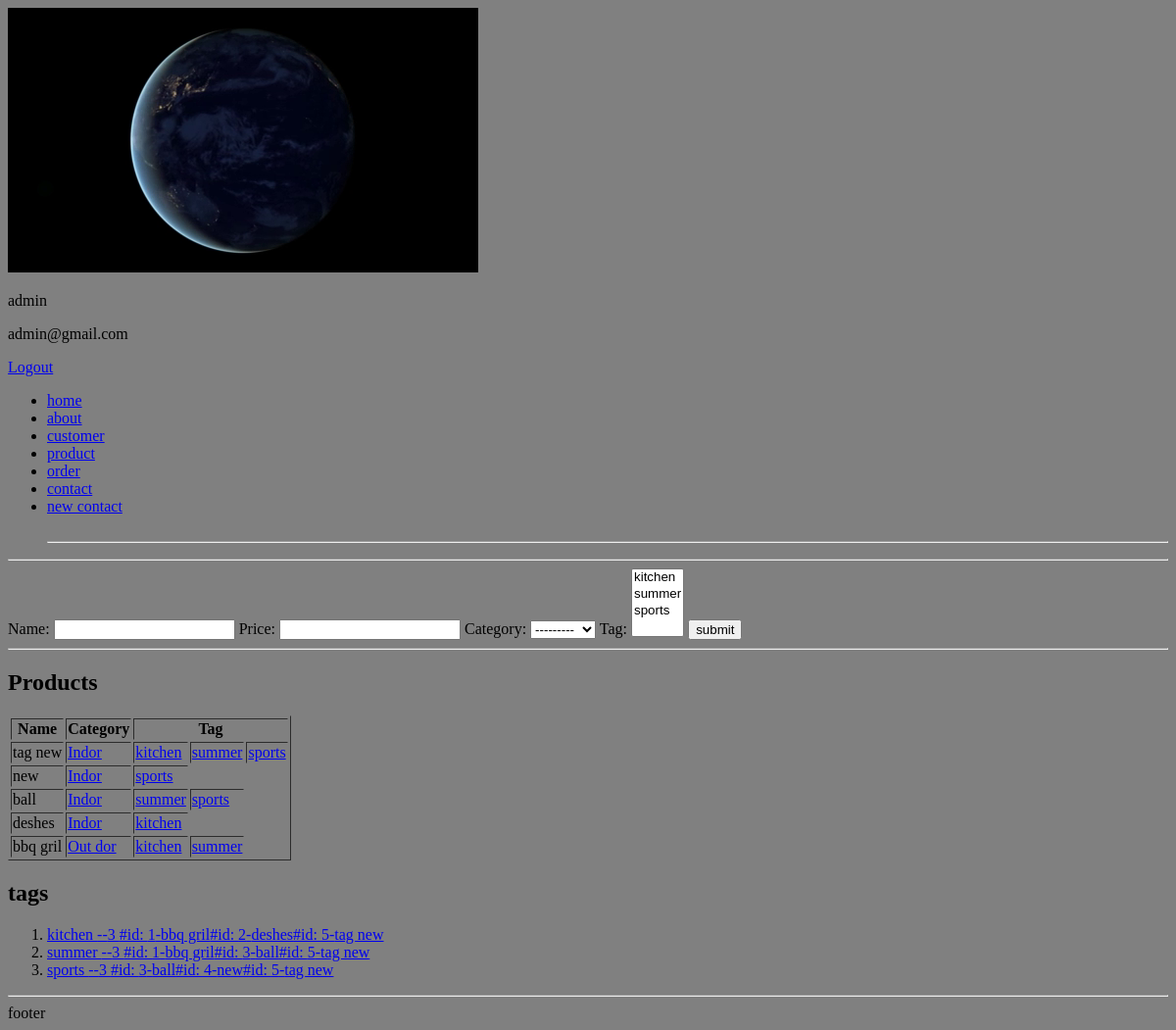
The app's page /product (signed in), older data.
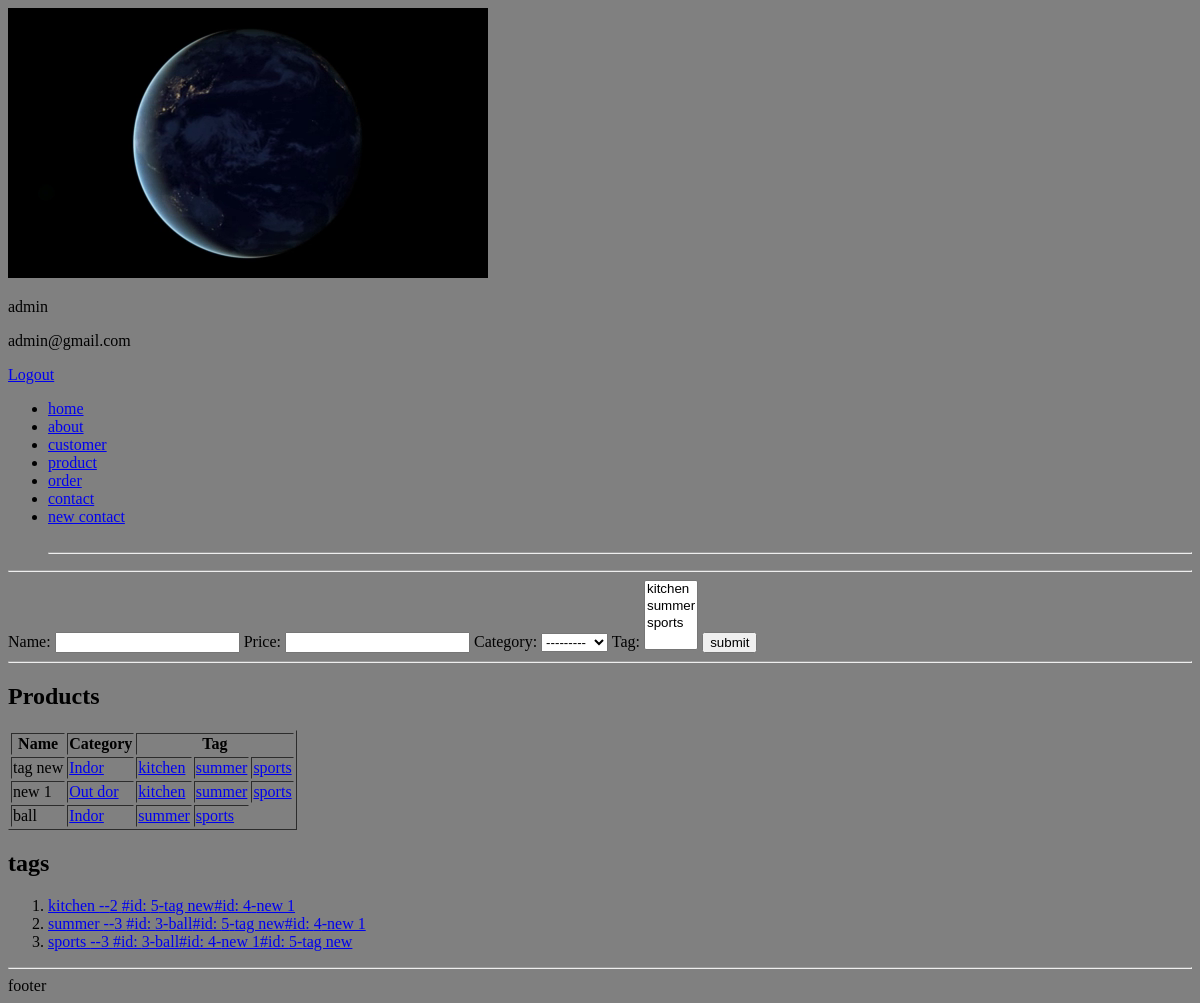
The same page, newer data.
### shamim/models.py (models this page shows, shortened)
class Product(models.Model):
    CATEGORY = (
        ('Indor', 'Indor'),
        ('Out dor', 'Out dor')
    )
    name = models.CharField(max_length=100)
    price = models.FloatField(max_length=50)
    category = models.CharField(max_length=100, choices=CATEGORY)
    created_at = models.DateTimeField(auto_now_add=True, null=True)
    tag = models.ManyToManyField(Tag, related_name='product_set')

class Tag(models.Model):
    tag = models.CharField(max_length=100)
    def __str__(self):
        return self.tag

### shamim/views.py (the view)
# urls.py: path('product', views.product, name='product'),
@login_required(login_url='login')
def product(request):
    form = ProductForm()
    if request.method == 'POST':
        form = ProductForm(request.POST)
        if form.is_valid():
            form.save()
            return redirect('product')
    products = Product.objects.prefetch_related('tag').order_by('-id')
    tag_products = Product.objects.filter(category='indor').order_by('id')
    tags = Tag.objects.all().annotate(total_product=Count('product_set')).prefetch_related('product_set')
    context = {
        'form': form,
        'products': products,
        'tag_products': tag_products,
        'tags': tags
    }
    return render(request, 'ecom/product.html', context)

### shamim/forms.py
class ProductForm(ModelForm):
    class Meta:
        model = Product
        fields = '__all__'

### templates/ecom/product.html (shortened to what this page needs)
{% extends 'master.html' %}
{% load humanize %}
{% block 'content' %}
<form action="{% url 'product' %}" method="POST">
    {{form}}
    <button type="submit">submit</button>
</form>
<hr>
<h2>Products</h2>
<table border="">
    <tr>
        <th>Name</th>
        <th>Category</th>
        <th colspan="3">Tag</th>
    </tr>
    {% for product in products %}
    <tr>
        <td>{{product.name}}</td>
        <td><a href="{% url 'category-product' product.category %}">{{product.category}}</a></td>
        {%for tag in product.tag.all %}
        <td><a href="{% url 'tag-product' tag.id %}">{{tag.tag}} </a></td>
        {% endfor %}
    </tr>
    {% endfor %}
</table>
<h2>tags </h2>
<ol>
    {% for tag in tags %}
        {% if tag.total_product > 0  %}
    <li><a href="{% url 'tag-product' tag.id %}">
        {{tag.tag}} --{{tag.total_product}} {% for item in tag.product_set.all %}#id: {{item.id}}-{{item.name}}{%endfor%}
    </a></li>
        {%endif%}
    {% endfor %}
</ol>
{% endblock %}

Row changes from the older to the newer data that the page shows:
removed Product: name "deshes", category "Indor", id "2", Tag (tag "kitchen")
removed Product: name "bbq gril", category "Out dor", id "1", Tag (tag "kitchen"), Tag (tag "summer")
changed Tag "kitchen": total_product "3" → "2"; gains Product (name "new 1", category "Out dor", id "4")
changed Tag "summer": gains Product (name "new 1", category "Out dor", id "4")
changed Product id 4: name "new" → "new 1"; category "Indor" → "Out dor"; gains Tag (tag "kitchen / summer / sports", tag "kitchen", total_product "2"); gains Tag (tag "summer", total_product "3")
